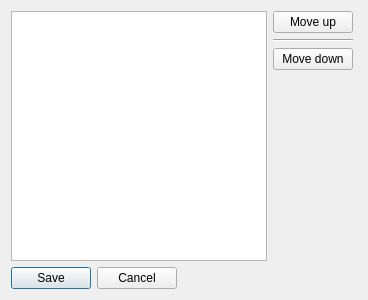
<?xml version="1.0" encoding="UTF-8"?>
<ui version="4.0">
 <class>rearrange_dialog</class>
 <widget class="QDialog" name="rearrange_dialog">
  <property name="geometry">
   <rect>
    <x>0</x>
    <y>0</y>
    <width>368</width>
    <height>300</height>
   </rect>
  </property>
  <property name="windowTitle">
   <string>Rearrange App Grid</string>
  </property>
  <layout class="QFormLayout" name="formLayout">
   <property name="sizeConstraint">
    <enum>QLayout::SetMinAndMaxSize</enum>
   </property>
   <property name="fieldGrowthPolicy">
    <enum>QFormLayout::ExpandingFieldsGrow</enum>
   </property>
   <item row="0" column="0">
    <widget class="QListView" name="list_view">
     <property name="sizePolicy">
      <sizepolicy hsizetype="MinimumExpanding" vsizetype="MinimumExpanding">
       <horstretch>1</horstretch>
       <verstretch>1</verstretch>
      </sizepolicy>
     </property>
    </widget>
   </item>
   <item row="0" column="1">
    <layout class="QVBoxLayout" name="vertical_layout" stretch="0,0,0,0">
     <item>
      <widget class="QPushButton" name="move_up_button">
       <property name="text">
        <string>Move up</string>
       </property>
      </widget>
     </item>
     <item>
      <widget class="Line" name="line">
       <property name="orientation">
        <enum>Qt::Horizontal</enum>
       </property>
      </widget>
     </item>
     <item>
      <widget class="QPushButton" name="move_down_button">
       <property name="text">
        <string>Move down</string>
       </property>
      </widget>
     </item>
     <item>
      <spacer name="vertical_spacer">
       <property name="orientation">
        <enum>Qt::Vertical</enum>
       </property>
       <property name="sizeHint" stdset="0">
        <size>
         <width>20</width>
         <height>40</height>
        </size>
       </property>
      </spacer>
     </item>
    </layout>
   </item>
   <item row="1" column="0">
    <widget class="QDialogButtonBox" name="button_box">
     <property name="orientation">
      <enum>Qt::Horizontal</enum>
     </property>
     <property name="standardButtons">
      <set>QDialogButtonBox::Cancel|QDialogButtonBox::Save</set>
     </property>
     <property name="centerButtons">
      <bool>false</bool>
     </property>
    </widget>
   </item>
  </layout>
 </widget>
 <resources/>
 <connections>
  <connection>
   <sender>button_box</sender>
   <signal>accepted()</signal>
   <receiver>rearrange_dialog</receiver>
   <slot>accept()</slot>
   <hints>
    <hint type="sourcelabel">
     <x>248</x>
     <y>254</y>
    </hint>
    <hint type="destinationlabel">
     <x>157</x>
     <y>274</y>
    </hint>
   </hints>
  </connection>
  <connection>
   <sender>button_box</sender>
   <signal>rejected()</signal>
   <receiver>rearrange_dialog</receiver>
   <slot>reject()</slot>
   <hints>
    <hint type="sourcelabel">
     <x>316</x>
     <y>260</y>
    </hint>
    <hint type="destinationlabel">
     <x>286</x>
     <y>274</y>
    </hint>
   </hints>
  </connection>
 </connections>
</ui>
